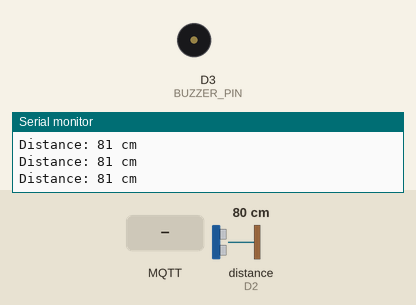
Simulated run of this sketch. Board: ESP8266 (NodeMCU). Parts: buzzer (waves = sounding, pin HIGH), the last lines printed to the serial monitor. Inputs (shaded band) come from the test bench; at power-on: distance to the obstacle (sensor on D2) 80 cm. The echo pulse lasts 58.3 µs per cm; WiFi joins after 1.5 s; servers stay silent unless stated; no MQTT or app messages arrive unless stated.

Above: at 2.7 s.
2.8 s: distance to the obstacle (sensor on D2) set to 53 cm
4.3 s: distance to the obstacle (sensor on D2) set to 46 cm
At 4.49 s:
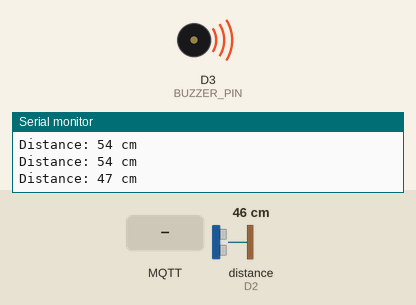
7.3 s: MQTT message "MUTE" arrives on the first subscribed topic
At 7.9 s:
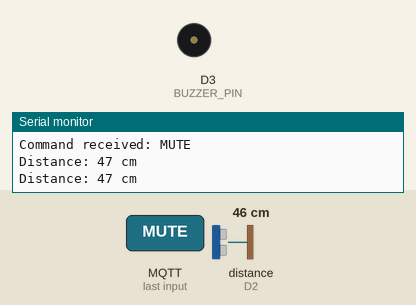
9.0 s: MQTT message "UNMUTE" arrives on the first subscribed topic
At 11.8 s:
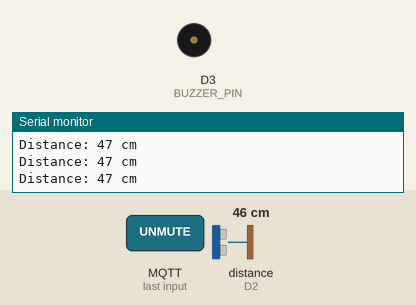
12.0 s: distance to the obstacle (sensor on D2) set to 60 cm
At 12.7 s:
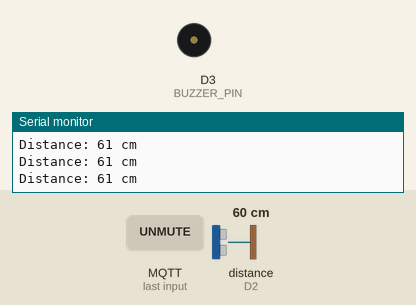
13.5 s: distance to the obstacle (sensor on D2) set to 47 cm
At 14.4 s:
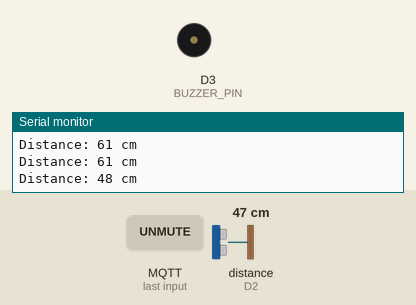
Timing chart, 0 to 17.5 s (numbered marks = the images above; inputs shaded):
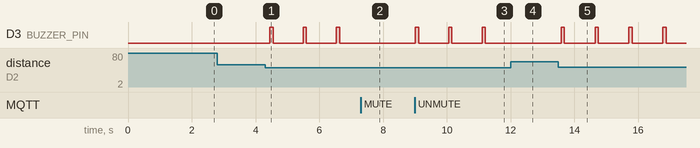

Measured:
- the behaviour switches between 50 and 49 cm on distance to the obstacle (sensor on D2) (found by bisection; images 0 and 1)
- after the input at 4.3 s, D3 (BUZZER_PIN): alternates HIGH for 0.10 s and LOW for 0.95 s, starting after 0.15 s
- after the input at 7.3 s, D3 (BUZZER_PIN): stops changing and stays LOW
- after the input at 9.0 s, D3 (BUZZER_PIN): alternates HIGH for 0.10 s and LOW for 0.95 s, starting at once
- after the input at 12.0 s, D3 (BUZZER_PIN): stops changing and stays LOW
- after the input at 13.5 s, D3 (BUZZER_PIN): alternates HIGH for 0.10 s and LOW for 0.97 s, starting after 0.08 s

The sketch:

MQTT-RADAR-control.ino
```cpp
#include <ESP8266WiFi.h>
#include <PubSubClient.h>
#include <NewPingESP8266.h>

// WiFi credentials
const char* ssid = "TGIF";                // <-- Replace with your WiFi SSID
const char* password = "anfp5132";        // <-- Replace with your WiFi password

// MQTT broker
const char* mqtt_server = "test.mosquitto.org";
const int mqtt_port = 1883;
const char* mqtt_topic = "iot/distance";
const char* control_topic = "iot/buzzerControl";
const char* status_topic = "iot/buzzerStatus"; // optional

WiFiClient espClient;
PubSubClient client(espClient);

// Ultrasonic sensor + buzzer pins
#define TRIGGER_PIN D1
#define ECHO_PIN D2
#define BUZZER_PIN D3
#define MAX_DISTANCE 200

NewPingESP8266 sonar(TRIGGER_PIN, ECHO_PIN, MAX_DISTANCE);

bool buzzerEnabled = true;

void setup_wifi() {
  delay(10);
  Serial.println();
  Serial.print("Connecting to ");
  Serial.println(ssid);
  WiFi.begin(ssid, password);
  while (WiFi.status() != WL_CONNECTED) {
    delay(500);
    Serial.print(".");
  }
  Serial.println("\nWiFi connected");
  Serial.print("IP address: ");
  Serial.println(WiFi.localIP());
}

// ✅ ACTUATOR CONTROL SECTION — Controls buzzer via MQTT messages
void callback(char* topic, byte* payload, unsigned int length) {
  String command = "";
  for (unsigned int i = 0; i < length; i++) {
    command += (char)payload[i];
  }

  command.trim();       // Remove whitespace
  command.toUpperCase(); // Ensure consistency

  Serial.print("Command received: ");
  Serial.println(command);

  if (command == "MUTE") {
    buzzerEnabled = false;
    digitalWrite(BUZZER_PIN, LOW); // Immediately stop buzzer
    client.publish(status_topic, "MUTED");
  } else if (command == "UNMUTE") {
    buzzerEnabled = true;
    client.publish(status_topic, "UNMUTED");
  }
}

void reconnect() {
  while (!client.connected()) {
    Serial.print("Attempting MQTT connection...");
    if (client.connect("ESP8266Client_DistanceSensor")) {
      Serial.println("connected");
      client.subscribe(control_topic); // Subscribe to buzzer control topic
    } else {
      Serial.print("failed, rc=");
      Serial.print(client.state());
      Serial.println(" try again in 5 seconds");
      delay(5000);
    }
  }
}

void setup() {
  Serial.begin(9600);
  pinMode(BUZZER_PIN, OUTPUT);
  setup_wifi();
  client.setServer(mqtt_server, mqtt_port);
  client.setCallback(callback);
}

void loop() {
  if (!client.connected()) {
    reconnect();
  }
  client.loop();

  int distance = getDistance();
  Serial.print("Distance: ");
  Serial.print(distance);
  Serial.println(" cm");

  String distanceStr = String(distance);
  client.publish(mqtt_topic, distanceStr.c_str());

  if (buzzerEnabled && distance > 0 && distance <= 50) {
    int beepDelay = map(distance, 50, 5, 1000, 100);
    digitalWrite(BUZZER_PIN, HIGH);
    delay(100);
    digitalWrite(BUZZER_PIN, LOW);
    delay(beepDelay);
  } else {
    digitalWrite(BUZZER_PIN, LOW);
    delay(200);
  }
}

int getDistance() {
  unsigned int us = sonar.ping();
  return us / US_ROUNDTRIP_CM;
}
```
